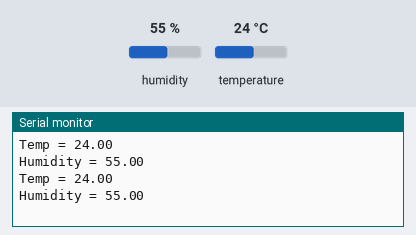
The sketch below on a simulated Arduino Uno, built for the host (arithmetic inside an expression is 32-bit, double 64-bit). On the bench: the last lines printed to the serial monitor. The test bench sets the inputs (shaded band); at power-on: humidity 55 %, temperature 24 °C.

Above: at 1.8 s.
1.9 s: humidity set to 22 %
At 2.5 s:
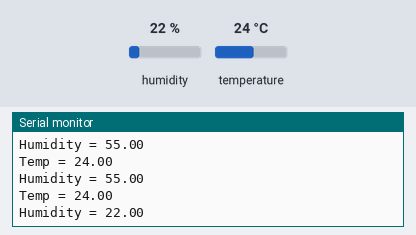
3.4 s: temperature set to 12 °C
At 4.6 s:
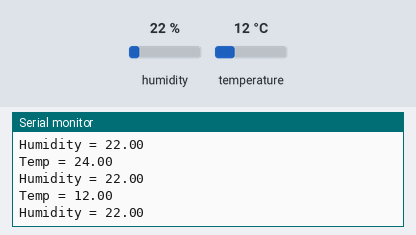
4.9 s: humidity set to 40 %
At 5.7 s:
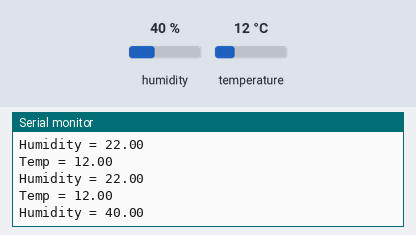
Timing chart, 0 to 7.9 s (numbered marks = the images above; inputs shaded):
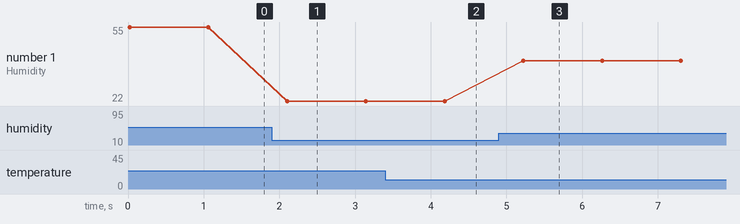

The sketch:

temperature_humidity_sensor_demo.ino
```cpp
#include "tmpHumiditySensor.h"

void setup(){
  Serial.begin(9600);

  setUpEnvSensor();
}

void loop(){
  Serial.print("Temp = ");
  Serial.println(readTemperature());
  Serial.print("Humidity = ");
  Serial.println(readHumidity());
  delay(1000);
}
```

tmpHumiditySensor.cpp
```cpp
#include "tmpHumiditySensor.h"

TwoWire tmpHumI2C = TwoWire(0);
Adafruit_SHT31 sht31;

void setUpEnvSensor(){

  //set pins for i2c
  tmpHumI2C.begin(consts::TMP_HUM_SDA, consts::TMP_HUM_SCL, consts::TMP_HUM_I2C_FREQ);

  sht31 = Adafruit_SHT31(&tmpHumI2C);
  sht31.begin(0x44); //0x44 is default mem address for env sensor, 0x45 can alternatively be used
}

float readTemperature(void) {
  return sht31.readTemperature();
}

float readHumidity(void) {
  return sht31.readHumidity();
}
```

tmpHumiditySensor.h
```cpp
#ifndef __tmpHumiditySensor_h__
#define __tmpHumiditySensor_h__

#include <Arduino.h>
#include <Wire.h>
#include <Adafruit_SHT31.h>

namespace consts{
  constexpr int TMP_HUM_SDA {21};
  constexpr int TMP_HUM_SCL {22};
  constexpr int TMP_HUM_I2C_FREQ {9768};
}

void setUpEnvSensor();

float readTemperature();

float readHumidity();

#endif
```

Measured:
- after the input at 1.9 s, the serial monitor: prints a new line after 0.20 s (image 1)
- after the input at 3.4 s, the serial monitor: prints a new line after 0.76 s (image 2)
- after the input at 4.9 s, the serial monitor: prints a new line after 0.32 s (image 3)
- plotted number 1: 55 → 22 after the input at 1.9 s, 22 → 40 after the input at 4.9 s
